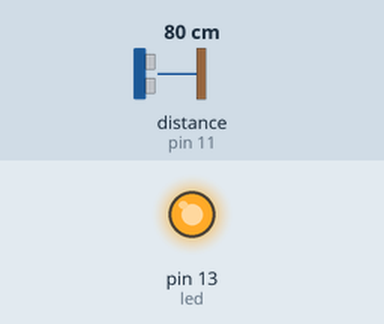
Recording of a sketch running on a simulated Arduino Uno, built with avr-gcc and run on an emulated ATmega328P. Shown: output pins drawn as LEDs (lit = HIGH). Wiring (inferred from the names in the program): ultrasonic range finder: trigger pin 10; echo pin 11. The test bench sets the inputs (shaded band); at power-on: distance to the obstacle (sensor on pin 11) 80 cm. The echo pulse lasts 58.3 µs per cm; pins used as bus, display or sensor lines are not drawn; what the sketch prints to the serial monitor is not drawn.

Above: at 0.3 s.
Timing chart, 0 to 1.8 s (numbered marks = the images above):
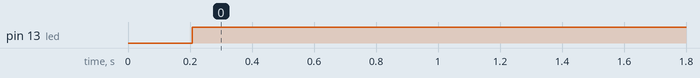

Measured:
- by itself, pin 13 (led): LOW → HIGH at 0.21 s

The sketch:

UltrasonicSensor.ino
```cpp
int trigPin = 10;
int echoPin = 11;
int led = 13;
void setup()
{
  Serial.begin(9600);
   pinMode(led, OUTPUT);
   pinMode(trigPin, OUTPUT);
  pinMode(echoPin, INPUT);
  // put your setup code here, to run once:

}

void loop()
{
  long duration, distance;
  digitalWrite(trigPin,HIGH);
  delayMicroseconds(1000);
  digitalWrite(trigPin, LOW);
  duration=pulseIn(echoPin, HIGH);
  distance =(duration/2)/29.1;
  Serial.print(distance);
  Serial.println("CM");
  delay(200);

 if((distance>10))
  {
    digitalWrite(led, HIGH);
}
   else if(distance<=10)
 {
     digitalWrite(led, LOW);
   }
}
```
